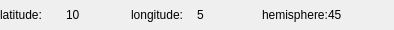
<?xml version="1.0" encoding="UTF-8"?>
<ui version="4.0">
 <class>PointForm</class>
 <widget class="QWidget" name="PointForm">
  <property name="geometry">
   <rect>
    <x>0</x>
    <y>0</y>
    <width>394</width>
    <height>30</height>
   </rect>
  </property>
  <property name="minimumSize">
   <size>
    <width>0</width>
    <height>30</height>
   </size>
  </property>
  <property name="maximumSize">
   <size>
    <width>16777215</width>
    <height>30</height>
   </size>
  </property>
  <property name="windowTitle">
   <string>Form</string>
  </property>
  <layout class="QHBoxLayout" name="horizontalLayout">
   <property name="spacing">
    <number>0</number>
   </property>
   <property name="leftMargin">
    <number>0</number>
   </property>
   <property name="topMargin">
    <number>0</number>
   </property>
   <property name="rightMargin">
    <number>0</number>
   </property>
   <property name="bottomMargin">
    <number>0</number>
   </property>
   <item>
    <widget class="QLabel" name="label">
     <property name="text">
      <string>latitude:</string>
     </property>
    </widget>
   </item>
   <item>
    <widget class="QLabel" name="label_latitude">
     <property name="text">
      <string>10</string>
     </property>
    </widget>
   </item>
   <item>
    <widget class="QLabel" name="label_3">
     <property name="text">
      <string>longitude:</string>
     </property>
    </widget>
   </item>
   <item>
    <widget class="QLabel" name="label_longitude">
     <property name="text">
      <string>5</string>
     </property>
    </widget>
   </item>
   <item>
    <widget class="QLabel" name="label_5">
     <property name="text">
      <string>hemisphere:</string>
     </property>
    </widget>
   </item>
   <item>
    <widget class="QLabel" name="label_hemisphere">
     <property name="text">
      <string>45</string>
     </property>
    </widget>
   </item>
  </layout>
 </widget>
 <resources/>
 <connections/>
</ui>
